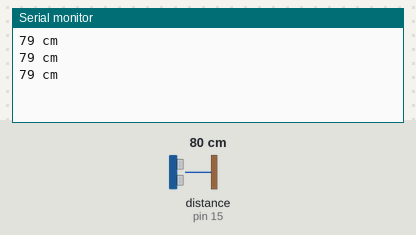
A sketch run on a simulated Arduino Uno, built with avr-gcc and run on an emulated ATmega328P. Shown: the last lines printed to the serial monitor. Wiring (inferred from the names in the program): ultrasonic range finder: trigger pin 14; echo pin 15. Inputs (shaded band) come from the test bench; at power-on: distance to the obstacle (sensor on pin 15) 80 cm. The echo pulse lasts 58.3 µs per cm.

Above: at 1.3 s.
1.4 s: distance to the obstacle (sensor on pin 15) set to 196 cm
At 1.9 s:
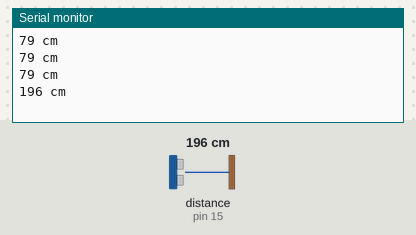
2.9 s: distance to the obstacle (sensor on pin 15) set to 203 cm
At 3.5 s:
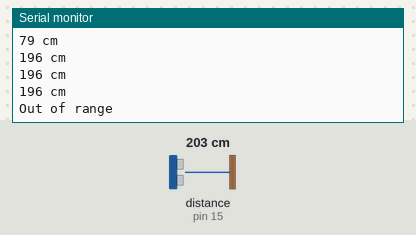

The sketch:

UltraSonic_Distance_Measurement-HC_SR0.ino
```cpp
#define trigPin 14
#define echoPin 15
void setup()
{
  Serial.begin (9600);
  pinMode(trigPin, OUTPUT);
  pinMode(echoPin, INPUT);
}
void loop()
{
  long duration, distance;
  digitalWrite(trigPin, LOW);
  delayMicroseconds(2);
  digitalWrite(trigPin, HIGH);
  delayMicroseconds(10);
  digitalWrite(trigPin, LOW);
  duration = pulseIn(echoPin, HIGH);
  distance = (duration/2) / 29.1;
  if (distance >= 200 || distance <= 0)
  {
    Serial.println("Out of range");
  }
  else
  {
    Serial.print(distance);
    Serial.println(" cm");
  }
  delay(500);
}
```

Measured:
- the behaviour switches between 199 and 200 cm on distance to the obstacle (sensor on pin 15) (found by bisection; images 1 and 2)
- after the input at 1.4 s, the serial monitor: prints a new line after 0.13 s (image 1)
- after the input at 2.9 s, the serial monitor: prints a new line after 0.17 s (image 2)
